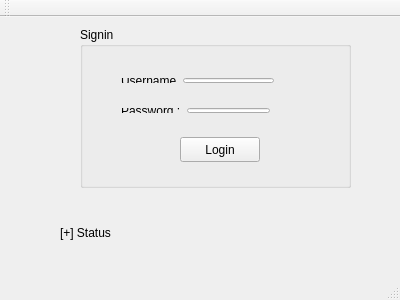
<?xml version="1.0" encoding="UTF-8"?>
<ui version="4.0">
 <class>MainWindow</class>
 <widget class="QMainWindow" name="MainWindow">
  <property name="geometry">
   <rect>
    <x>0</x>
    <y>0</y>
    <width>400</width>
    <height>300</height>
   </rect>
  </property>
  <property name="windowTitle">
   <string>MainWindow</string>
  </property>
  <widget class="QWidget" name="centralWidget">
   <widget class="QLabel" name="label">
    <property name="geometry">
     <rect>
      <x>60</x>
      <y>200</y>
      <width>101</width>
      <height>31</height>
     </rect>
    </property>
    <property name="text">
     <string>[+] Status</string>
    </property>
   </widget>
   <widget class="QLabel" name="label_2">
    <property name="geometry">
     <rect>
      <x>190</x>
      <y>200</y>
      <width>101</width>
      <height>31</height>
     </rect>
    </property>
    <property name="text">
     <string/>
    </property>
   </widget>
   <widget class="QGroupBox" name="groupBox">
    <property name="geometry">
     <rect>
      <x>80</x>
      <y>10</y>
      <width>271</width>
      <height>161</height>
     </rect>
    </property>
    <property name="title">
     <string>Signin</string>
    </property>
    <widget class="QPushButton" name="pushButton">
     <property name="geometry">
      <rect>
       <x>100</x>
       <y>110</y>
       <width>80</width>
       <height>25</height>
      </rect>
     </property>
     <property name="text">
      <string>Login</string>
     </property>
    </widget>
    <widget class="QWidget" name="">
     <property name="geometry">
      <rect>
       <x>30</x>
       <y>40</y>
       <width>175</width>
       <height>27</height>
      </rect>
     </property>
     <layout class="QHBoxLayout" name="horizontalLayout">
      <item>
       <widget class="QLabel" name="label_3">
        <property name="text">
         <string>Username</string>
        </property>
       </widget>
      </item>
      <item>
       <widget class="QLineEdit" name="lineEdit_username"/>
      </item>
     </layout>
    </widget>
    <widget class="QWidget" name="">
     <property name="geometry">
      <rect>
       <x>30</x>
       <y>70</y>
       <width>171</width>
       <height>27</height>
      </rect>
     </property>
     <layout class="QHBoxLayout" name="horizontalLayout_2">
      <item>
       <widget class="QLabel" name="label_4">
        <property name="text">
         <string>Password :</string>
        </property>
       </widget>
      </item>
      <item>
       <widget class="QLineEdit" name="lineEdit_password"/>
      </item>
     </layout>
    </widget>
   </widget>
  </widget>
  <widget class="QMenuBar" name="menuBar">
   <property name="geometry">
    <rect>
     <x>0</x>
     <y>0</y>
     <width>400</width>
     <height>22</height>
    </rect>
   </property>
  </widget>
  <widget class="QToolBar" name="mainToolBar">
   <attribute name="toolBarArea">
    <enum>TopToolBarArea</enum>
   </attribute>
   <attribute name="toolBarBreak">
    <bool>false</bool>
   </attribute>
  </widget>
  <widget class="QStatusBar" name="statusBar"/>
 </widget>
 <layoutdefault spacing="6" margin="11"/>
 <resources/>
 <connections/>
</ui>
